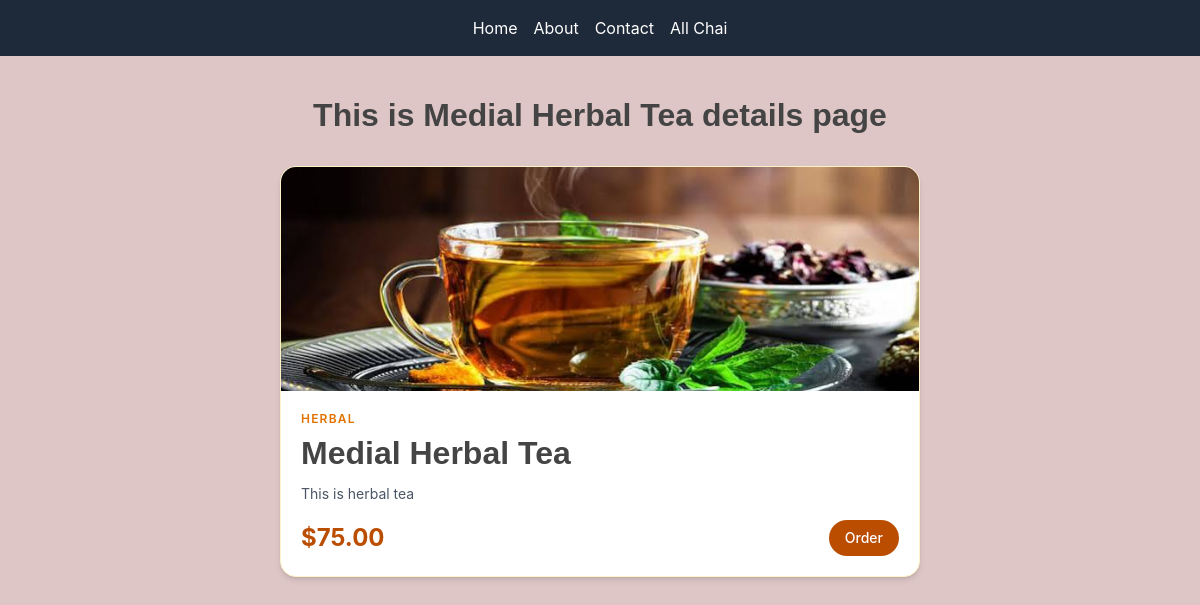
Page /chai/2/ on the committed database.
### chai/models.py (models this page shows, shortened)
class ChaiVarietie(models.Model):
    CHAI_TYPES = [
        ('BL', 'Black'),
        ('GN', 'Green'),
        ('HB', 'Herbal'),
    ]
    name = models.CharField(max_length=100)
    description = models.TextField()
    price = models.DecimalField(max_digits=6, decimal_places=2)
    image = models.ImageField(upload_to='chai_images/', blank=True, null=True)
    date_added = models.DateTimeField(default=timezone.now)
    type = models.CharField(max_length=50, choices=CHAI_TYPES, default='BL')

### chai/views.py (the view)
# urls.py: path('<int:chai_id>/', views.chai_details, name='chai_details'),
def chai_details(request, chai_id):
    chai = get_object_or_404(ChaiVarietie, id=chai_id)  # pylint: disable=no-member
    return render(request, 'chai/chai_details.html', {'chailol': chai})

### chai/templates/chai/chai_details.html (shortened to what this page needs)
{% extends "layout.html" %}
{% block content %}
<div class="max-w-2xl mx-auto px-4 py-10">
    <h1 class="text-3xl font-bold text-center text-gray-900">This is {{ chailol.name }} details page</h1>
    <div class="mt-8 bg-white rounded-2xl shadow-md overflow-hidden border border-amber-100 flex flex-col">
        {% if chailol.image %}
            <div class="overflow-hidden">
                <img src="{{ chailol.image.url }}" alt="{{ chailol.name }}"
                     class="w-full h-56 object-cover group-hover:scale-105 transition duration-500">
            </div>
        {% else %}
            <div class="w-full h-56 bg-amber-50 flex items-center justify-center text-amber-300">No image</div>
        {% endif %}
        <div class="p-5 flex flex-col flex-1">
            <span class="text-xs font-semibold uppercase tracking-widest text-amber-600">
                {{ chailol.get_type_display }}
            </span>
            <h2 class="mt-1 text-xl font-bold text-gray-900">{{ chailol.name }}</h2>
            <p class="mt-2 text-sm text-gray-600 line-clamp-3 flex-1">{{ chailol.description }}</p>
            <div class="mt-4 flex items-center justify-between">
                <span class="text-2xl font-bold text-amber-700">${{ chailol.price }}</span>
                <button class="px-4 py-2 rounded-full bg-amber-700 text-white text-sm font-medium hover:bg-amber-800 transition">
                    Order
                </button>
            </div>
        </div>
{% endblock %}

### static/style.css (style rules this page uses)
body { background-color: #8f3e3e4a; color: #792d2d; }
h1, h2, h3, h4, h5, h6 { font-family: 'Arial', sans-serif; color: #444; font-weight: bold; font-size: 2em; }

### rows in the picture
ChaiVarietie: name "Medial Herbal Tea", image (picture), type "HERBAL", description "This is herbal tea", price "75.00"
